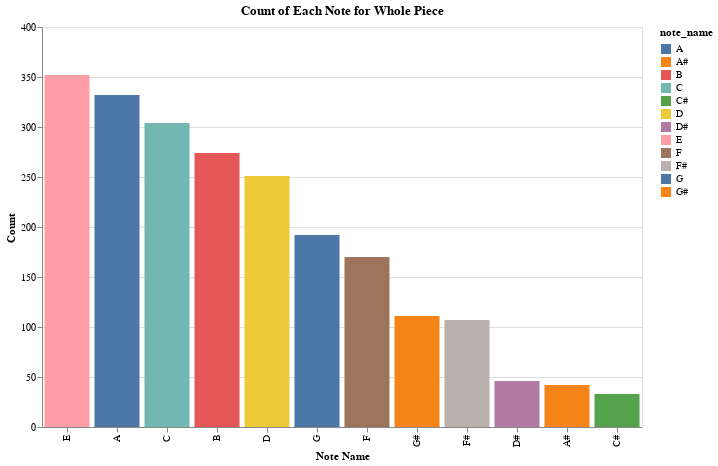

This figure's notebook cell:
### Markdown cell above
これは...ただの楽譜???

### Code cell
note_counts = solo_flute_data["note_name"].value_counts().reset_index()
bar_chart = alt.Chart(note_counts).mark_bar().encode(
    x=alt.X("note_name", sort="-y", title="Note Name"),
    y=alt.Y("count", title="Count"),
    color=alt.Color("note_name"), 
    tooltip=["note_name", "count"]  
).properties(
    title="Count of Each Note for Whole Piece",
    width=600,
    height=400
)

bar_chart.show()

### Figure 1 — Vega-Lite specification as saved in the notebook (floating-point values rounded to 4 significant figures)
{"config": {"view": {"continuousWidth": 300, "continuousHeight": 300}}, "data": {"name": "data-df001e63972cacde3e4f3866de6a4cff"}, "mark": {"type": "bar"}, "encoding": {"color": {"field": "note_name", "type": "nominal"}, "tooltip": [{"field": "note_name", "type": "nominal"}, {"field": "count", "type": "quantitative"}], "x": {"field": "note_name", "sort": "-y", "title": "Note Name", "type": "nominal"}, "y": {"field": "count", "title": "Count", "type": "quantitative"}}, "height": 400, "title": "Count of Each Note for Whole Piece", "width": 600, "$schema": "https://vega.github.io/schema/vega-lite/v5.20.1.json", "datasets": {"data-df001e63972cacde3e4f3866de6a4cff": [{"note_name": "E", "count": 352}, {"note_name": "A", "count": 332}, {"note_name": "C", "count": 304}, {"note_name": "B", "count": 274}, {"note_name": "D", "count": 251}, {"note_name": "G", "count": 192}, {"note_name": "F", "count": 170}, {"note_name": "G#", "count": 111}, {"note_name": "F#", "count": 107}, {"note_name": "D#", "count": 46}, {"note_name": "A#", "count": 42}, {"note_name": "C#", "count": 33}]}}
